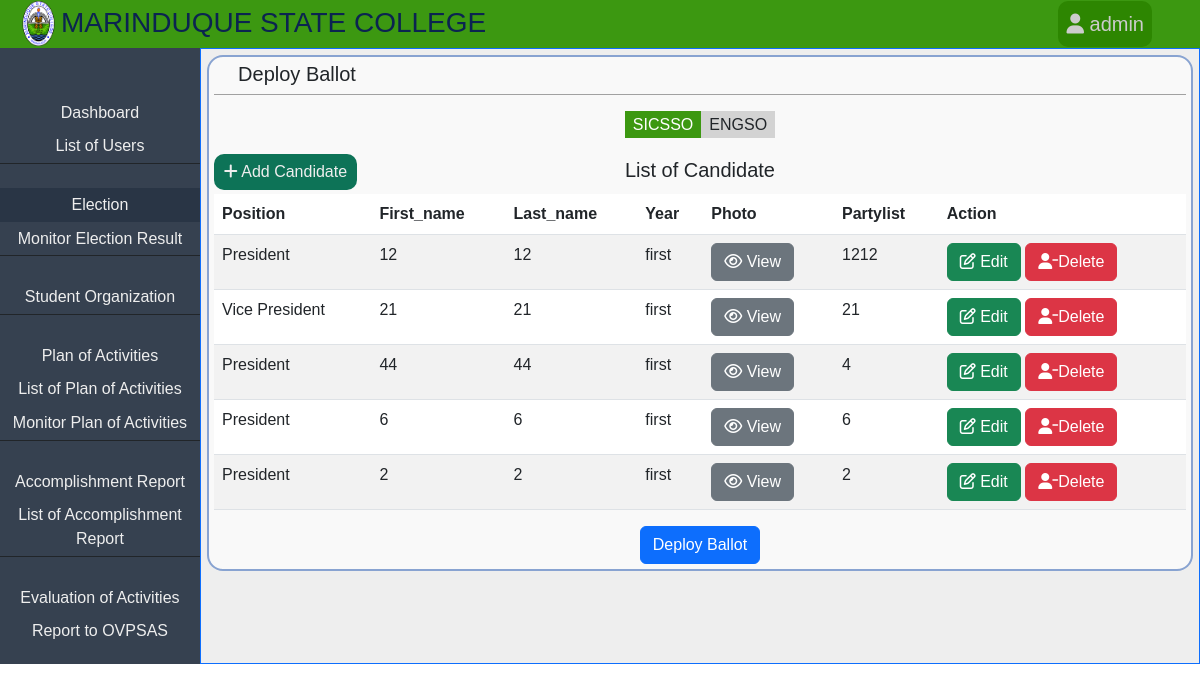
The page /admin/admin-election.php?activeStudentOrg=SICSSO (signed in) on the database as committed earlier.
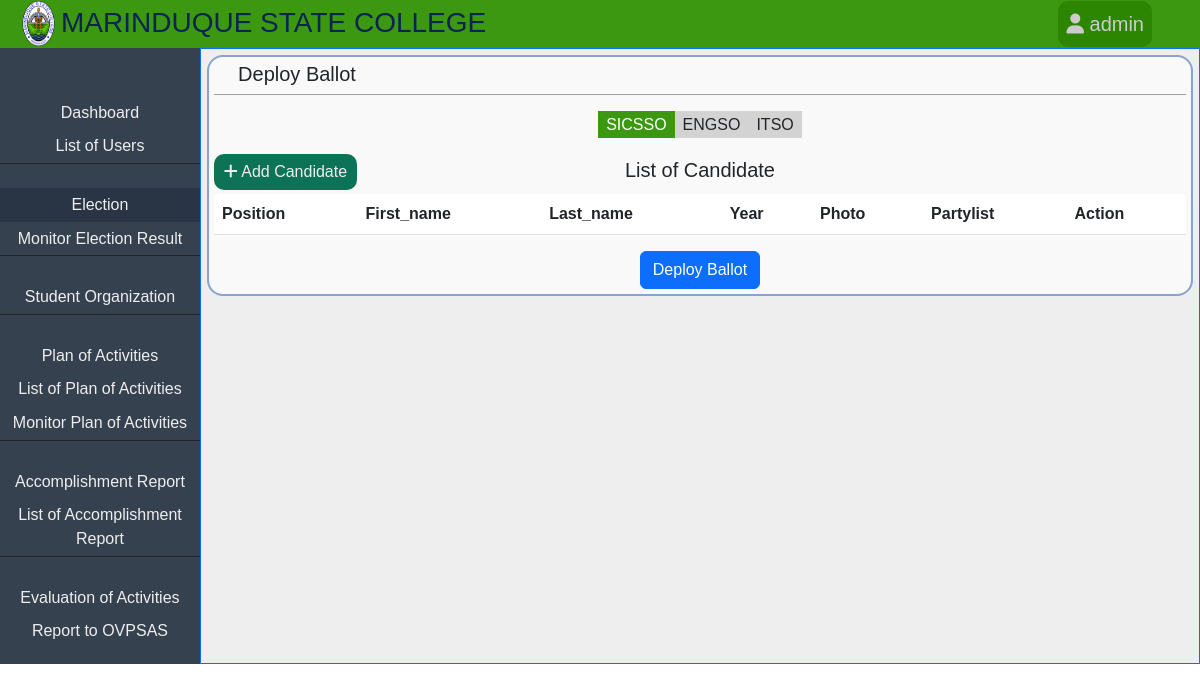
The same page on the database as committed later.
### tables this page shows
CREATE TABLE `candidate` (
  `id` int(11) NOT NULL,
  `position` varchar(100) DEFAULT NULL,
  `first_name` varchar(100) DEFAULT NULL,
  `last_name` varchar(100) DEFAULT NULL,
  `year` varchar(100) DEFAULT NULL,
  `photo_url` varchar(100) DEFAULT NULL,
  `partylist` varchar(100) DEFAULT NULL,
  `org_name` varchar(100) DEFAULT NULL,
  `school_year` varchar(100) DEFAULT NULL,
  `introduce_yourself` longtext DEFAULT NULL,
  `status` varchar(100) DEFAULT NULL,
  `number_of_votes` int(100) DEFAULT 0,
  `exp_date` varchar(100) DEFAULT NULL
);

### classes/database.php (called while the page is built, shortened)
<?php
class database
{
  private $servername = 'localhost';
  private $username = 'root';
  private $password = '';
  private $dbname = 'etrack';
  public $mysqli = '';
  public function __construct()
  {
    $this->mysqli = new mysqli($this->servername, $this->username, $this->password, $this->dbname);
  }
  public function select($table, $rows = '*', $where = array(), $operator = 'AND')
  {
    $args = array();
    foreach ($where as $key => $value) {
      if (is_int($value)) {
        $args[] = "$key = $value";
      } else {
        $args[] = "$key = '$value'";
      }
    }
    $sql = "SELECT $rows FROM $table WHERE " . implode(" $operator ", $args);
    return $this->mysqli->query($sql);
  }
  public function selectDistinct($table, $rows = '*', $where = array(), $operator = 'AND', $order = "")
  {
    if (empty($where)) {
      $sql = "SELECT DISTINCT $rows FROM $table";
      return $this->mysqli->query($sql);
    }
    $args = array();
    $sql = "SELECT DISTINCT $rows FROM $table WHERE " . implode(" $operator ", $args);
    return $this->mysqli->query($sql);
  }
}

### admin/admin-election.php (the view, shortened to what this page needs)
<?php
include "../classes/database.php";
include "../classes/user.php";
$admin = new database();
?>
<!DOCTYPE html>
<html lang="en">
<head>
  <link rel="stylesheet" href="../css/bootstrap/bootstrap.css?<?php echo time(); ?>">
  <link rel="stylesheet" href="../css/admin.css?<?php echo time(); ?>">
</head>
<body>
  <div class="body">
    <div class="header bg-green-1">
      <div class="d-flex align-items-center"><img class="header-logo" src="../images/msc_logo.png" alt="msc logo">
        <h3 class=" header-texts">MARINDUQUE STATE COLLEGE</h3>
      </div>
      <div class="dropdown">
        <button class="dropbtn"><i class="fa-solid fa-user"></i> <?php User::printSession('admin-username'); ?></button>
      </div>
    </div>
    <div class="page-content">
    <div class="nav-links">
        <nav style="position: sticky; top: 4vh;">
          <ul>
            <li onclick="window.location.href='admin-homepage.php'">
              <span>Dashboard</span>
            </li>
            <li onclick="window.location.href='admin-list-of-users.php'" class="mb-4 border-bottom border-dark">
              <span>List of Users</span>
            </li>
            <li onclick="window.location.href='admin-election.php'" class="bg-dark-gray2">
              <span>Election</span>
            </li>
            <li onclick="window.location.href='admin-monitor-election-result.php'" class="mb-4 border-bottom border-dark">
              <span>Monitor Election Result</span>
            </li>
            <li onclick="window.location.href='admin-student-organization.php'" class="mb-4 border-bottom border-dark">
              <span>Student Organization</span>
            </li>
            <li onclick="window.location.href='admin-plan-of-activities.php'">
              <span>Plan of Activities</span>
            </li>
            <li onclick="window.location.href='admin-list-of-plan-of-activities.php'">
              <span>List of Plan of Activities</span>
            </li>
            <li onclick="window.location.href='admin-monitor-plan-of-activities.php'" class="mb-4 border-bottom border-dark">
              <span>Monitor Plan of Activities</span>
            </li>
            <li onclick="window.location.href='admin-accomplishment-report.php'">
              <span>Accomplishment Report</span>
            </li>
            <li onclick="window.location.href='admin-list-of-accomplishment-report.php'" class="mb-4 border-bottom border-dark">
              <span>List of Accomplishment Report</span>
            </li>
            <li onclick="window.location.href='admin-evaluation-of-activities.php'">
              <span>Evaluation of Activities</span>
            </li>
            <li onclick="window.location.href='admin-report-to-ovpsas.php'">
              <span>Report to OVPSAS</span>
            </li>
          </ul>
        </nav>
      </div>
      <div class="content border border-primary">
        <div class="content-container">
          <div class="content-header">
            <h5>Deploy Ballot</h5>
          </div>
          <nav class="org-list-nav">
            <ul>
              <?php
              $result = $admin->selectDistinct('student_org', 'name_of_org');
              while ($row = mysqli_fetch_assoc($result)) {
              ?>
                <li id="<?php echo $row['name_of_org']; ?>" onclick="window.location.href = 'admin-election.php?activeStudentOrg=<?php echo $row['name_of_org'] ?>';"><?php echo $row['name_of_org']; ?></li>
              <?php } ?>
            </ul>
          </nav>
          <div class="container-add-candidate">
            <a class="add-candidate-btn" href="admin-add-candidate.php?studentOrg=<?php User::printGet('activeStudentOrg'); ?>"><i class="fa-solid fa-plus"></i> Add Candidate</a>
            <h5 class="text-center py-1">List of Candidate</h5>
          </div>
          <div class="table-responsive">
            <table class="table table-striped table-hover">
              <thead>
                <tr>
                  <th>Position</td>
                  <th>First_name</td>
                  <th>Last_name</td>
                  <th>Year</td>
                  <th>Photo</td>
                  <th>Partylist</td>
                  <th>Action</th>
                </tr>
              </thead>
              <tbody>
                <?php $result = $admin->select('candidate', '*', ['org_name' => User::returnValueGet('activeStudentOrg')]);
                while ($row = mysqli_fetch_assoc($result)) {
                ?>
                  <tr>
                    <td><?php echo $row['position']; ?></td>
                    <td><?php echo $row['first_name']; ?></td>
                    <td><?php echo $row['last_name']; ?></td>
                    <td><?php echo $row['year']; ?></td>
                    <td><a class="btn btn-secondary" href="../view-image.php?path=uploads/&imageUrl=<?php echo $row['photo_url']; ?>"><i class="fa-regular fa-eye"></i> View</a></td>
                    <td><?php echo $row['partylist']; ?></td>
                    <td>
                      <a class="btn btn-success" href="admin-edit-candidate.php?studentOrg=<?php echo User::printGet('activeStudentOrg'); ?>&candidateId=<?php echo $row['id']; ?>"><i class="fa-regular fa-pen-to-square"></i> Edit</a>
                      <a class="btn btn-danger" href="admin-delete-candidate.php?studentOrg=<?php echo User::printGet('activeStudentOrg'); ?>&candidateId=<?php echo $row['id']; ?>&photoUrl=<?php echo $row['photo_url']; ?>"><i class="fa-solid fa-user-minus"></i>Delete</a>
                    </td>
                  </tr>
                <?php } ?>
              </tbody>
            </table>
          </div>
          <button class="btn btn-primary d-block mx-auto" onclick="window.location.href='admin-deploy-ballot.php?orgName=<?php User::printGet('activeStudentOrg') ?>'">Deploy Ballot</button>
        </div>
      </div>
    </div>
  </div>
</body>
</html>

### classes/user.php (shortened to what this page needs)
<?php
  class User {
    public static function printGet($name_of_get) {
      if(isset($_GET["$name_of_get"])) {
        echo $_GET["$name_of_get"];
      }
    }
    public static function returnValueGet($name_of_get) {
      if(isset($_GET["$name_of_get"])) {
        return $_GET["$name_of_get"];
      }
    }
    public static function printSession($name_of_session) {
      if(isset($_SESSION["$name_of_session"])) {
        echo $_SESSION["$name_of_session"];
      }
    }
  }

### css/admin.css (style rules this page uses)
* { box-sizing: border-box; font-family: sans-serif; padding: 0; margin: 0; word-wrap: break-word; }
a { text-decoration: none; color: #EEEEEE; }
.bg-green-1 { background-color: #3C9811; }
.bg-dark-gray2 { background-color: #293545; }
.body { max-width: 1440px; margin: auto; }
.header { height: 3rem; max-width: 1440px; padding: 0 3rem 0 1rem; display: flex; justify-content: space-between; align-items: center; }
.header-logo { height: 45px; }
.header-texts { margin-top: .3rem; color: #0b2450; }
.page-content { display: flex; }
.nav-links { min-height: auto; background-color: #364150; color: #EEEEEE; }
div.nav-links nav ul { text-decoration: none; list-style: none; padding: 0; margin-top: 3rem; }
div.nav-links nav ul li { text-align: center; padding: .3rem 0; margin: 0; }
li span:first-child { display: inline; }
.content { width: 90%; padding: .4rem; background-color: #EEEEEE; }
.content-container { background: #f9f9f9; border: 2px solid rgba(25, 78, 170, 0.5); border-radius: 16px; padding: 0.3rem; overflow: hidden; }
.content-header { padding: 0 2vw; border-bottom: 1px solid #a1a1a1; margin-bottom: 1rem; }
.org-list-nav ul { display: flex; justify-content: center; text-decoration: none; list-style: none; padding: 0; margin: 0 0 1rem; border-radius: 20px; }
.org-list-nav ul li { padding: .1rem .5rem; background-color: #D3D3D3; margin: 0; }
.add-candidate-btn { border-radius: 10px; text-align: center; background: #0D7357; padding: .35rem .6rem; position: absolute; left: 0; }
.container-add-candidate { position: relative; }
.dropbtn { background-color:#2d8601 ; color: rgb(31, 31, 31); padding: .5rem; font-size: 1.25rem; border: none; cursor: pointer; border-radius: 10px; }
button.dropbtn { color: rgb(204, 204, 204); }
.dropdown { position: relative; display: inline-block; }
table { word-wrap: break-word; }

Rows that differ between the two databases and show on the page:
removed candidate: position "President", first_name "12", last_name "12", year "first", partylist "1212"
removed candidate: position "Vice President", first_name "21", last_name "21", year "first", partylist "21"
removed candidate: position "President", first_name "44", last_name "44", year "first", partylist "4"
removed candidate: position "President", first_name "6", last_name "6", year "first", partylist "6"
removed candidate: position "President", first_name "2", last_name "2", year "first", partylist "2"
Other text that changed with them:
new list line: "ITSO"
